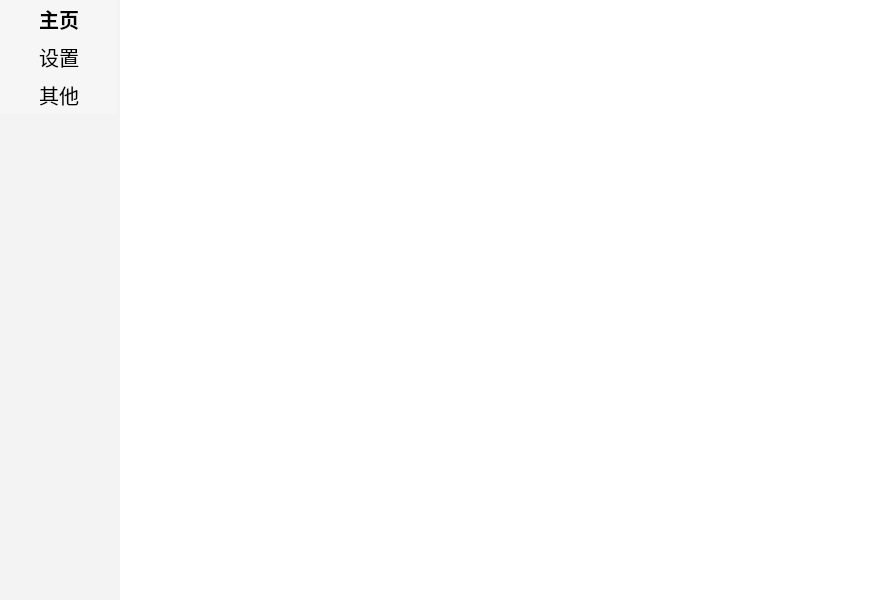
<?xml version="1.0" encoding="UTF-8"?>
<ui version="4.0">
 <class>MainWindow</class>
 <widget class="QMainWindow" name="MainWindow">
  <property name="geometry">
   <rect>
    <x>0</x>
    <y>0</y>
    <width>892</width>
    <height>600</height>
   </rect>
  </property>
  <property name="windowTitle">
   <string>MainWindow</string>
  </property>
  <property name="styleSheet">
   <string notr="true">.QWidget
{
	background-color: #FFFFFF; /*背景色*/ 
}

QPushButton
{
	background-color: #f6f6f6; /*背景色*/ 
	border-style: outset;
	border-width: 0px;
	border-radius: 0px; /*边界圆滑*/
	border-color: #f6f6f6;
	color: #000000;
	font: 20px;
	min-width: 2em;
	color: black; /*字体颜色*/
	/*font-family:华文新魏;*/
	padding: 4px;
}
 
QPushButton:hover
{
	background-color: #f3f3f3;
}
 
QPushButton:pressed
{
	background-color: #f3f3f3; /*伪状态经过时背景色*/ 
	border-style: inset;
}

QPushButton:checked
{
	background-color: #f3f3f30; /*伪状态经过时背景色*/ 
	font: bold 20px;
	border-style: inset;
}

QPushButton:!enabled{
	background-color: rgb(100, 100, 100);
	border-style: inset;
}

/**  未生效 */
#MainWindow
{
	background-color: #FFFFFF; /*背景色*/ 
	border-image: url(:/background/pic/BingWallpaper.jpg); /* 设置背景图片 */
	background-repeat: no-repeat; /* 不平铺背景图片 */
	background-position: left center; /* 背景图片左对齐，垂直居中 */
	background-attachment: fixed; /* 背景图片固定 */	
}

#widget_LeftBar
{
	padding-right: 2px;
	background-color: #f3f3f3;
	border-right: 2px solid #f3f3f3;
}</string>
  </property>
  <widget class="QWidget" name="centralwidget">
   <property name="styleSheet">
    <string notr="true"/>
   </property>
   <layout class="QVBoxLayout" name="verticalLayout">
    <property name="spacing">
     <number>0</number>
    </property>
    <property name="leftMargin">
     <number>0</number>
    </property>
    <property name="topMargin">
     <number>0</number>
    </property>
    <property name="rightMargin">
     <number>0</number>
    </property>
    <property name="bottomMargin">
     <number>0</number>
    </property>
    <item>
     <widget class="QWidget" name="widget" native="true">
      <layout class="QHBoxLayout" name="horizontalLayout">
       <property name="spacing">
        <number>0</number>
       </property>
       <property name="leftMargin">
        <number>0</number>
       </property>
       <property name="topMargin">
        <number>0</number>
       </property>
       <property name="rightMargin">
        <number>0</number>
       </property>
       <property name="bottomMargin">
        <number>0</number>
       </property>
       <item>
        <layout class="QVBoxLayout" name="verticalLayout_2">
         <property name="spacing">
          <number>0</number>
         </property>
         <property name="bottomMargin">
          <number>0</number>
         </property>
        </layout>
       </item>
       <item>
        <widget class="QWidget" name="widget_LeftBar" native="true">
         <property name="minimumSize">
          <size>
           <width>120</width>
           <height>0</height>
          </size>
         </property>
         <property name="styleSheet">
          <string notr="true"/>
         </property>
         <layout class="QVBoxLayout" name="verticalLayout_4">
          <property name="spacing">
           <number>0</number>
          </property>
          <property name="leftMargin">
           <number>0</number>
          </property>
          <property name="topMargin">
           <number>0</number>
          </property>
          <property name="rightMargin">
           <number>2</number>
          </property>
          <property name="bottomMargin">
           <number>0</number>
          </property>
          <item>
           <widget class="QPushButton" name="btn_main">
            <property name="minimumSize">
             <size>
              <width>58</width>
              <height>0</height>
             </size>
            </property>
            <property name="styleSheet">
             <string notr="true"/>
            </property>
            <property name="text">
             <string>主页</string>
            </property>
            <property name="checkable">
             <bool>true</bool>
            </property>
            <property name="checked">
             <bool>true</bool>
            </property>
           </widget>
          </item>
          <item>
           <widget class="QPushButton" name="btn_setting">
            <property name="minimumSize">
             <size>
              <width>58</width>
              <height>0</height>
             </size>
            </property>
            <property name="styleSheet">
             <string notr="true"/>
            </property>
            <property name="text">
             <string>设置</string>
            </property>
            <property name="checkable">
             <bool>true</bool>
            </property>
            <property name="checked">
             <bool>false</bool>
            </property>
           </widget>
          </item>
          <item>
           <widget class="QPushButton" name="btn_other">
            <property name="minimumSize">
             <size>
              <width>58</width>
              <height>0</height>
             </size>
            </property>
            <property name="styleSheet">
             <string notr="true"/>
            </property>
            <property name="text">
             <string>其他</string>
            </property>
            <property name="checkable">
             <bool>true</bool>
            </property>
            <property name="checked">
             <bool>false</bool>
            </property>
           </widget>
          </item>
          <item>
           <spacer name="verticalSpacer">
            <property name="orientation">
             <enum>Qt::Orientation::Vertical</enum>
            </property>
            <property name="sizeHint" stdset="0">
             <size>
              <width>20</width>
              <height>40</height>
             </size>
            </property>
           </spacer>
          </item>
         </layout>
        </widget>
       </item>
       <item>
        <layout class="QVBoxLayout" name="verticalLayout_3">
         <property name="spacing">
          <number>0</number>
         </property>
         <property name="topMargin">
          <number>0</number>
         </property>
         <property name="bottomMargin">
          <number>30</number>
         </property>
         <item>
          <widget class="QStackedWidget" name="stackedWidget">
           <property name="minimumSize">
            <size>
             <width>700</width>
             <height>500</height>
            </size>
           </property>
           <property name="currentIndex">
            <number>0</number>
           </property>
           <widget class="MainPage" name="page_main"/>
           <widget class="SettingPage" name="page_setting"/>
           <widget class="OtherPage" name="page_other"/>
          </widget>
         </item>
         <item>
          <spacer name="verticalSpacer_2">
           <property name="orientation">
            <enum>Qt::Orientation::Vertical</enum>
           </property>
           <property name="sizeHint" stdset="0">
            <size>
             <width>20</width>
             <height>40</height>
            </size>
           </property>
          </spacer>
         </item>
        </layout>
       </item>
       <item>
        <spacer name="horizontalSpacer">
         <property name="orientation">
          <enum>Qt::Orientation::Horizontal</enum>
         </property>
         <property name="sizeHint" stdset="0">
          <size>
           <width>40</width>
           <height>20</height>
          </size>
         </property>
        </spacer>
       </item>
      </layout>
     </widget>
    </item>
   </layout>
  </widget>
 </widget>
 <customwidgets>
  <customwidget>
   <class>SettingPage</class>
   <extends>QWidget</extends>
   <header location="global">../../../../winUI/setting_page.h</header>
   <container>1</container>
  </customwidget>
  <customwidget>
   <class>MainPage</class>
   <extends>QWidget</extends>
   <header location="global">../../../../winUI/main_page.h</header>
   <container>1</container>
  </customwidget>
  <customwidget>
   <class>OtherPage</class>
   <extends>QWidget</extends>
   <header location="global">../../../../winUI/other_page.h</header>
   <container>1</container>
  </customwidget>
 </customwidgets>
 <resources/>
 <connections/>
</ui>
